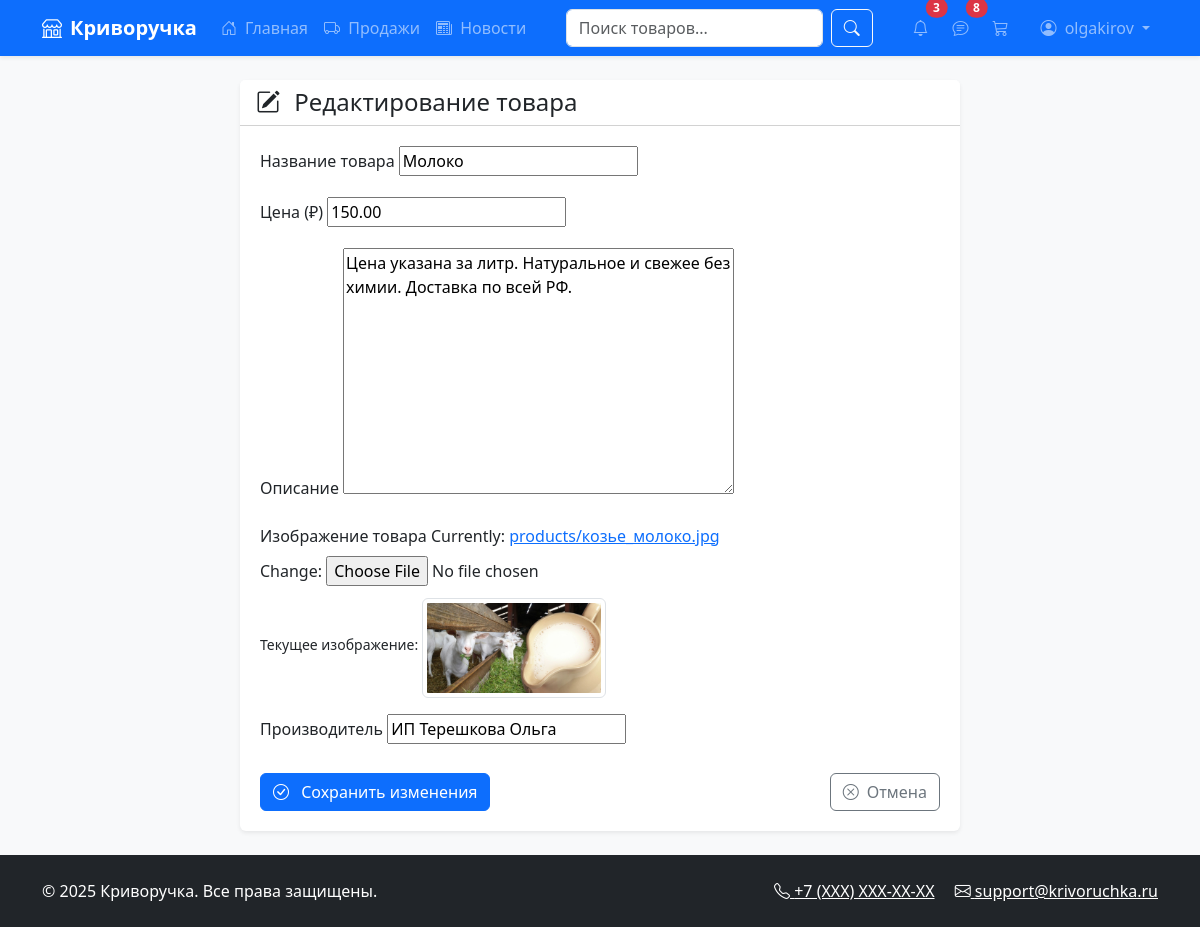
The app's page /edit-product/2/ (signed in) with its own data.
### marketplace/models.py (models this page shows, shortened)
class User(AbstractUser):
    phone = models.CharField(max_length=20, blank=True)
    avatar = models.ImageField(upload_to='avatars/', blank=True)
    middle_name = models.CharField(max_length=100, blank=True)
    bio = models.TextField(blank=True)
    address = models.TextField(blank=True)
    groups = models.ManyToManyField(
        'auth.Group',
        related_name="marketplace_user_groups",
        blank=True,
    )
    user_permissions = models.ManyToManyField(
        'auth.Permission',
        related_name="marketplace_user_permissions",
        blank=True,
    )

class Product(models.Model):
    seller = models.ForeignKey(User, on_delete=models.CASCADE)
    name = models.CharField(max_length=200)
    manufacturer = models.CharField(max_length=200)
    description = models.TextField()
    price = models.DecimalField(max_digits=10, decimal_places=2)
    image = models.ImageField(upload_to='products/')
    rating = models.FloatField(default=0)
    created_at = models.DateTimeField(auto_now_add=True)

### marketplace/views.py (the view)
# urls.py: path('edit-product/<int:pk>/', views.edit_product, name='edit_product'),
@login_required
def edit_product(request, pk):
    product = get_object_or_404(Product, pk=pk, seller=request.user)
    if request.method == 'POST':
        print("Получен POST-запрос на редактирование товара")
        form = ProductForm(request.POST, request.FILES, instance=product)
        if form.is_valid():
            print("Форма валидна, сохраняем...")
            form.save()
            messages.success(request, 'Товар успешно обновлен!')
            return redirect('profile')
        else:
            print("Ошибки формы:", form.errors)
            messages.error(request, 'Исправьте ошибки в форме')
    else:
        form = ProductForm(instance=product)
    return render(request, 'marketplace/edit_product.html', {'form': form})

### marketplace/forms.py
class ProductForm(forms.ModelForm):
    class Meta:
        model = Product
        fields = ['name', 'manufacturer', 'description', 'price', 'image']

### marketplace/context_processors.py (called while the page is built)
def unread_notifications(request):
    if request.user.is_authenticated:
        return {
            'unread_count': request.user.notifications.filter(is_read=False).count()
        }
    return {}

def unread_chats(request):
    if not request.user.is_authenticated:
        return {}
    unread_count = Message.objects.filter(
        chat__order__order_items__seller=request.user,
        is_read=False
    ).exclude(
        sender=request.user
    ).count()
    return {'unread_chats_count': unread_count}

### marketplace/views.py (called while the page is built)
def base_context(request):
    if request.user.is_authenticated:
        return {'cart_items_count': Cart.objects.filter(user=request.user).count()}
    return {}

### templates/marketplace/edit_product.html (shortened to what this page needs)
{% extends 'marketplace/base.html' %}
{% load custom_filters %}
{% block content %}
<div class="container mt-4">
    <div class="row justify-content-center">
        <div class="col-md-8">
            <div class="card shadow-sm">
                <div class="card-header bg-white">
                    <h4 class="mb-0">
                        <i class="bi bi-{% if form.instance.pk %}pencil{% else %}plus{% endif %}-square me-2"></i>
                        {% if form.instance.pk %}Редактирование товара{% else %}Добавление нового товара{% endif %}
                    </h4>
                </div>
                <div class="card-body">
                    <form method="post" enctype="multipart/form-data" id="product-form">
                        <div class="mb-3">
                            <label for="id_name" class="form-label">Название товара</label>
                            {{ form.name }}
                        </div>
                        <div class="mb-3">
                            <label for="id_price" class="form-label">Цена (₽)</label>
                            {{ form.price }}
                        </div>
                        <div class="mb-3">
                            <label for="id_description" class="form-label">Описание</label>
                            {{ form.description }}
                        </div>
                        <div class="mb-3">
                            <label for="id_image" class="form-label">Изображение товара</label>
                            {{ form.image }}
                            {% if form.instance.image %}
                                <div class="mt-2">
                                    <small>Текущее изображение:</small>
                                    <img src="{{ form.instance.image.url }}" class="img-thumbnail mt-1" style="max-height: 100px;">
                                </div>
                            {% endif %}
                        </div>
                        <div class="mb-3">
                            <label for="id_manufacturer" class="form-label">Производитель</label>
                            {{ form.manufacturer }}
                        </div>
                        <div class="d-flex justify-content-between mt-4">
                            <button type="submit" class="btn btn-primary" id="submit-btn">
                                <i class="bi bi-check-circle me-2"></i>
                                {% if form.instance.pk %}Сохранить изменения{% else %}Добавить товар{% endif %}
                            </button>
                            <a href="{% url 'profile' %}" class="btn btn-outline-secondary">
                                <i class="bi bi-x-circle me-2"></i>Отмена
                            </a>
                        </div>
                    </form>
                </div>
            </div>
        </div>
    </div>
</div>
{% endblock %}

### templates/marketplace/base.html (shortened to what this page needs)
<!DOCTYPE html>
<html lang="ru">
{% load custom_filters %}
{% load seller_tags %}
<head>
    <link href="https://cdn.jsdelivr.net/npm/bootstrap@5.3.2/dist/css/bootstrap.min.css" rel="stylesheet">
    <link rel="stylesheet" href="https://cdn.jsdelivr.net/npm/bootstrap-icons@1.11.3/font/bootstrap-icons.min.css">
    <link href="/static/css/style.css" rel="stylesheet">
</head>
<body class="d-flex flex-column min-vh-100 bg-light">
    <nav class="navbar navbar-expand-lg navbar-dark bg-primary shadow-sm position-relative">
        <div class="container">
            <a class="navbar-brand fw-bold" href="{% url 'home' %}">
                <i class="bi bi-shop me-2"></i>Криворучка
            </a>
            <div class="collapse navbar-collapse" id="mainNavbar">
                <ul class="navbar-nav me-auto mb-2 mb-lg-0">
                    <li class="nav-item">
                        <a class="nav-link" href="{% url 'home' %}">
                            <i class="bi bi-house-door me-1"></i> Главная
                        </a>
                    </li>
                    {% if user.is_authenticated %}
                    <li class="nav-item">
                        <a class="nav-link" href="{% url 'seller_orders' %}">
                            <i class="bi bi-truck me-1"></i> Продажи
                        </a>
                    </li>
                    <li class="nav-item">
                        <a class="nav-link" href="{% url 'news_list' %}">
                            <i class="bi bi-newspaper me-1"></i> Новости
                        </a>
                    </li>
                    {% endif %}
                </ul>
                <form method="get" action="{% url 'search_results' %}" class="d-flex position-relative">
    <input type="text"
           id="search-input"
           name="q"
           class="form-control me-2"
           placeholder="Поиск товаров..."
           autocomplete="off"
           aria-label="Поиск товаров">
    <button type="submit" class="btn btn-outline-light">
        <i class="bi bi-search"></i>
    </button>
</form>
                <ul class="navbar-nav ms-auto mb-2 mb-lg-0">
                    {% if user.is_authenticated %}
                    <li class="nav-item me-2">
                        <a class="nav-link position-relative" href="{% url 'notifications' %}">
                            <i class="bi bi-bell"></i>
                            {% if unread_count > 0 %}
                            <span class="position-absolute top-0 start-100 translate-middle badge rounded-pill bg-danger">
                                {{ unread_count }}
                            </span>
                            {% endif %}
                        </a>
                    </li>
{% if user.is_authenticated %}
<li class="nav-item me-2">
    <a href="{% url 'seller_chats' %}" class="nav-link position-relative">
    <i class="bi bi-chat-text"></i>
    {% if unread_chats_count > 0 %}
    <span class="position-absolute top-0 start-100 translate-middle badge rounded-pill bg-danger">
        {{ unread_chats_count }}
    </span>
    {% endif %}
</a>
</li>
{% endif %}
                    <li class="nav-item me-3">
                        <a class="nav-link position-relative" href="{% url 'cart' %}">
                            <i class="bi bi-cart3"></i>
                        </a>
                    </li>
                    <li class="nav-item dropdown">
                        <a class="nav-link dropdown-toggle" href="#" id="userDropdown" role="button" data-bs-toggle="dropdown">
                            <i class="bi bi-person-circle me-1"></i> {{ user.username }}
                        </a>
                    </li>
                    {% endif %}
                </ul>
            </div>
        </div>
    </nav>
    <main class="flex-grow-1">
        <div class="container my-4">
            {% block content %}{% endblock %}
        </div>
    </main>
    <footer class="bg-dark text-white py-4 mt-auto">
        <div class="container">
            <div class="row">
                <div class="col-md-6 text-center text-md-start">
                    <p class="mb-0">&copy; {% now "Y" %} Криворучка. Все права защищены.</p>
                </div>
                <div class="col-md-6 text-center text-md-end">
                    <a href="#" class="text-white me-3"><i class="bi bi-telephone"></i> +7 (XXX) XXX-XX-XX</a>
                    <a href="#" class="text-white"><i class="bi bi-envelope"></i> support@krivoruchka.ru</a>
                </div>
            </div>
        </div>
    </footer>
</body>
</html>

### static/css/style.css (style rules this page uses)
.card { transition: transform 0.3s; border: none; box-shadow: 0 2px 10px rgba(0,0,0,0.1); }
.card-body { padding: 1.25rem; }

### records on screen
User: username "olgakirov"
Product: name "Молоко", price "150.00", description "Цена указана за литр. Натуральное и свежее без химии. Доставка по всей РФ.", instance.image (picture), manufacturer "ИП Терешкова Ольга"

### other values on screen
{{ unread_count }} "3"
{{ unread_chats_count }} "8"
